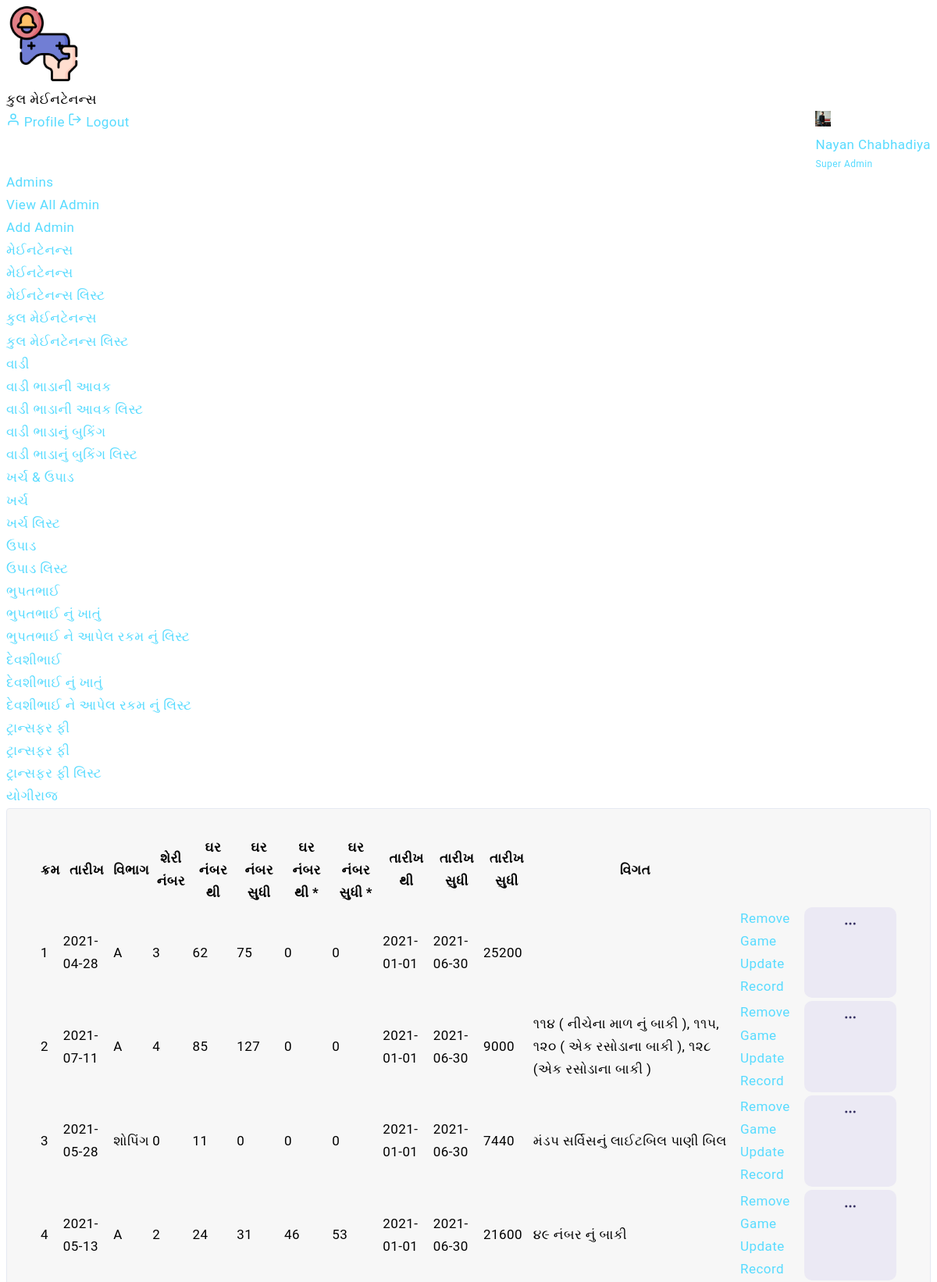
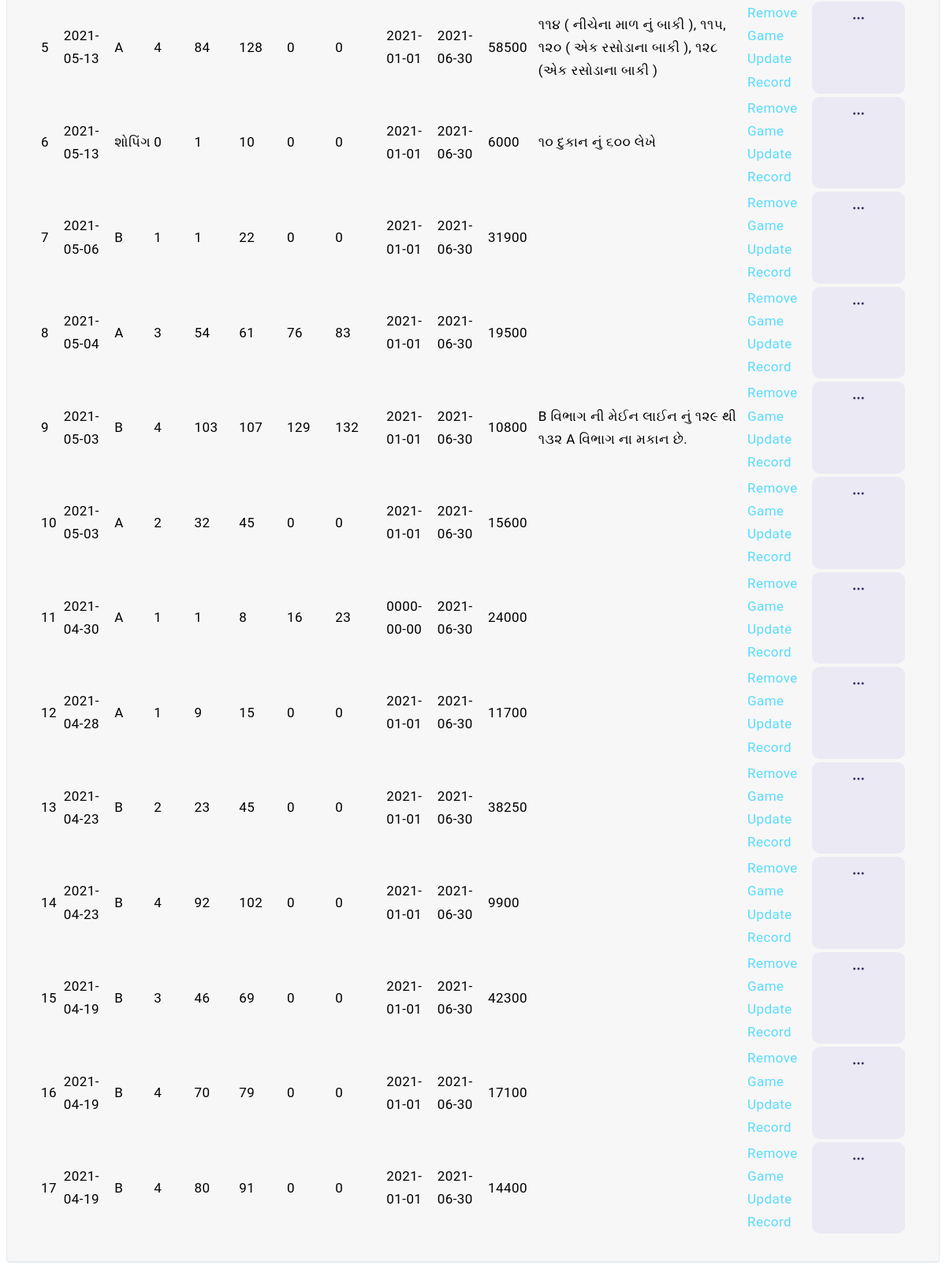
The page /admin/list_maintenancet.php (signed in) on the database its author committed (2 pictures, top to bottom).
### tables this page shows
CREATE TABLE `maintenancet` (
  `id` int(11) NOT NULL,
  `date` date NOT NULL,
  `section` varchar(255) NOT NULL,
  `line_no` int(11) NOT NULL,
  `home_no_from` int(11) NOT NULL,
  `home_no_to` int(11) NOT NULL,
  `home_no_from1` int(11) NOT NULL,
  `home_no_to1` int(11) NOT NULL,
  `from_date` date NOT NULL,
  `to_date` date NOT NULL,
  `amount` int(11) NOT NULL,
  `description` text NOT NULL
);

### admin/list_maintenancet.php (the view, shortened to what this page needs)
<?php
include "../connection.php";
$admin_profile = $_SESSION['admin_email'];
  $admin_query = "SELECT * FROM admin WHERE email='$admin_profile'";
  $admin_data = mysqli_query($conn,$admin_query);
  $admin_result = mysqli_fetch_assoc($admin_data);
  $mt_list_query = "SELECT * FROM maintenancet ORDER BY id DESC";
  $mt_list_data = mysqli_query($conn,$mt_list_query);
  $cnt=1;
?>
<?php include "includes/admin_top.php"; ?>
<div class="header">
    <div class="header-content">
        <nav class="navbar navbar-expand">
            <div class="collapse navbar-collapse justify-content-between">
                <div class="header-left">
                    <div class="dashboard_bar">
                        કુલ મેઈનટેનન્સ
                    </div>
                </div>
                <ul class="navbar-nav header-right">
                    <li class="nav-item dropdown header-profile">
                        <a class="nav-link" href="#" role="button" data-toggle="dropdown">
                            <img src="<?php echo $admin_result['profile_pic']; ?>" width="20" alt=""/>
                            <div class="header-info">
                                 <span><?php echo $admin_result['name']; ?></span>
                                 <small>Super Admin</small>
                            </div>
                        </a>
                        <div class="dropdown-menu dropdown-menu-right">
                            <a href="admin-profile.php" class="dropdown-item ai-icon">
                                <span class="ml-2">Profile </span>
                            </a>
                            <a href="../logout.php" class="dropdown-item ai-icon">
                                <span class="ml-2">Logout </span>
                            </a>
                        </div>
                    </li>
                </ul>
            </div>
        </nav>
    </div>
</div>
    <?php include 'includes/admin_sidebar.php'; ?>
<div class="content-body">
    <div class="container-fluid">
      <div class="col-xxl-12">
        <div class="card">
            <div class="card-header d-block d-sm-flex border-0">
              <div class="card-body pr-2 pl-2">
                <table id="example" class="display" style="width:100%">
                  <thead>
                    <tr>
                      <th>ક્રમ</th>
                      <th>તારીખ</th>
                      <th>વિભાગ</th>
                      <th>શેરી નંબર</th>
                      <th>ઘર નંબર થી </th>
                      <th>ઘર નંબર સુધી</th>
                      <th>ઘર નંબર થી *</th>
                      <th>ઘર નંબર સુધી *</th>
                      <th>તારીખ થી </th>
                      <th>તારીખ સુધી</th>
                      <th>તારીખ સુધી</th>
                      <th>વિગત</th>
                      <th></th>
                    </tr>
                  </thead>
                  <tbody>
                    <?php
                      while( $mt_list_result = mysqli_fetch_assoc($mt_list_data))
                      {
                    ?>
                    <tr>
                      <td><?php echo $cnt;?></td>
                      <td><?php echo $mt_list_result['date'];?></td>
                      <td><?php echo $mt_list_result['section'];?></td>
                      <td><?php echo $mt_list_result['line_no'];?></td>
                      <td><?php echo $mt_list_result['home_no_from'];?></td>
                      <td><?php echo $mt_list_result['home_no_to'];?></td>
                      <td><?php echo $mt_list_result['home_no_from1'];?></td>
                      <td><?php echo $mt_list_result['home_no_to1'];?></td>
                      <td><?php echo $mt_list_result['from_date'];?></td>
                      <td><?php echo $mt_list_result['to_date'];?></td>
                      <td><?php echo $mt_list_result['amount'];?></td>
                      <td><?php echo $mt_list_result['description'];?></td>
                      <td>
                        <div class="dropdown ml-auto">
                          <a href="#" class="btn btn-primary light sharp" data-toggle="dropdown" aria-expanded="true">
                          </a>
                          <ul class="dropdown-menu dropdown-menu-right">
                            <li class="dropdown-item">
                              <a href="delete_maintenancet.php?id=<?php echo $mt_list_result['id'];?>" onclick="javascript:confirmationDelete($(this));return false;">
                                Remove Game
                              </a>
                            </li>
                            <li class="dropdown-item">
                              <a href="update_maintenancet.php?id=<?php echo $mt_list_result['id'];?>">
                                Update Record
                              </a>
                            </li>
                          </ul>
                        </div>
                      </td>
                    </tr>
                    <?php
                      $cnt=$cnt+1;
                      }
                    ?>
                  </tbody>
                </table>
              </div>
            </div>
        </div>
      </div>
    </div>
</div>
</div>
</body>
</html>

### rows shown on the page
maintenancet: date "2021-04-28", section "A", line_no "3", home_no_from "62", home_no_to "75", home_no_from1 "0", home_no_to1 "0", from_date "2021-01-01", to_date "2021-06-30", amount "25200"
maintenancet: date "2021-07-11", section "A", line_no "4", home_no_from "85", home_no_to "127", home_no_from1 "0", home_no_to1 "0", from_date "2021-01-01", to_date "2021-06-30", amount "9000", description "૧૧૪ ( નીચેના માળ નું બાકી ), ૧૧૫, ૧૨૦ ( એક રસોડાના બાકી ), ૧૨૮ (એક રસોડાના બાકી )"
maintenancet: date "2021-05-28", section "શોપિંગ", line_no "0", home_no_from "11", home_no_to "0", home_no_from1 "0", home_no_to1 "0", from_date "2021-01-01", to_date "2021-06-30", amount "7440", description "મંડપ સર્વિસનું લાઈટબિલ પાણી બિલ"
maintenancet: date "2021-05-13", section "A", line_no "2", home_no_from "24", home_no_to "31", home_no_from1 "46", home_no_to1 "53", from_date "2021-01-01", to_date "2021-06-30", amount "21600", description "૪૯ નંબર નું બાકી"
maintenancet: date "2021-05-13", section "A", line_no "4", home_no_from "84", home_no_to "128", home_no_from1 "0", home_no_to1 "0", from_date "2021-01-01", to_date "2021-06-30", amount "58500", description "૧૧૪ ( નીચેના માળ નું બાકી ), ૧૧૫, ૧૨૦ ( એક રસોડાના બાકી ), ૧૨૮ (એક રસોડાના બાકી )"
maintenancet: date "2021-05-13", section "શોપિંગ", line_no "0", home_no_from "1", home_no_to "10", home_no_from1 "0", home_no_to1 "0", from_date "2021-01-01", to_date "2021-06-30", amount "6000", description "૧૦ દુકાન નું ૬૦૦ લેખે"
maintenancet: date "2021-05-06", section "B", line_no "1", home_no_from "1", home_no_to "22", home_no_from1 "0", home_no_to1 "0", from_date "2021-01-01", to_date "2021-06-30", amount "31900"
maintenancet: date "2021-05-04", section "A", line_no "3", home_no_from "54", home_no_to "61", home_no_from1 "76", home_no_to1 "83", from_date "2021-01-01", to_date "2021-06-30", amount "19500"
maintenancet: date "2021-05-03", section "B", line_no "4", home_no_from "103", home_no_to "107", home_no_from1 "129", home_no_to1 "132", from_date "2021-01-01", to_date "2021-06-30", amount "10800", description "B વિભાગ ની મેઈન લાઈન નું ૧૨૯ થી ૧૩૨ A વિભાગ ના મકાન છે."
maintenancet: date "2021-05-03", section "A", line_no "2", home_no_from "32", home_no_to "45", home_no_from1 "0", home_no_to1 "0", from_date "2021-01-01", to_date "2021-06-30", amount "15600"
maintenancet: date "2021-04-30", section "A", line_no "1", home_no_from "1", home_no_to "8", home_no_from1 "16", home_no_to1 "23", from_date "0000-00-00", to_date "2021-06-30", amount "24000"
maintenancet: date "2021-04-28", section "A", line_no "1", home_no_from "9", home_no_to "15", home_no_from1 "0", home_no_to1 "0", from_date "2021-01-01", to_date "2021-06-30", amount "11700"
maintenancet: date "2021-04-23", section "B", line_no "2", home_no_from "23", home_no_to "45", home_no_from1 "0", home_no_to1 "0", from_date "2021-01-01", to_date "2021-06-30", amount "38250"
maintenancet: date "2021-04-23", section "B", line_no "4", home_no_from "92", home_no_to "102", home_no_from1 "0", home_no_to1 "0", from_date "2021-01-01", to_date "2021-06-30", amount "9900"
maintenancet: date "2021-04-19", section "B", line_no "3", home_no_from "46", home_no_to "69", home_no_from1 "0", home_no_to1 "0", from_date "2021-01-01", to_date "2021-06-30", amount "42300"
maintenancet: date "2021-04-19", section "B", line_no "4", home_no_from "70", home_no_to "79", home_no_from1 "0", home_no_to1 "0", from_date "2021-01-01", to_date "2021-06-30", amount "17100"
maintenancet: date "2021-04-19", section "B", line_no "4", home_no_from "80", home_no_to "91", home_no_from1 "0", home_no_to1 "0", from_date "2021-01-01", to_date "2021-06-30", amount "14400"

### other values the page prints
$admin_result['name'] "Nayan Chabhadiya"
